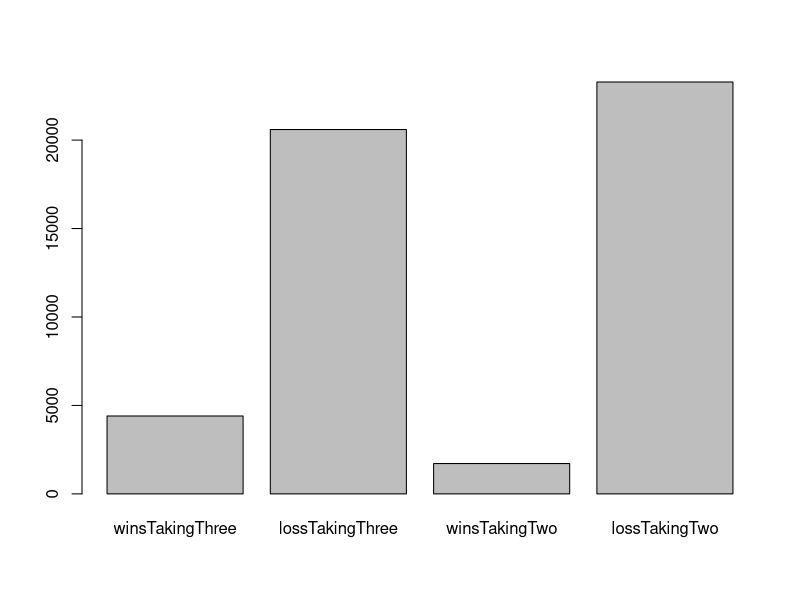

Here is the R script that generated this plot:
## ---- chunk 1
knitr::opts_chunk$set(echo = TRUE)
library(tidyverse)
## ---- chunk 2
trials <- 25000  ## Number of trials to run for simulation
timeLeft <- 30
pointsDown <- 3
threePtPercent <- 35  # Your % chance of making 3-pt shot
twoPtPercent <- 45  # Your % chance of making a 2-pt shot
oppTwoPtPercent <- 40  # Opponent % chance making 2-pter
oppFtPercent <- 80 # Opponent's FT %
timeToShoot2 <- 5  # How many seconds elapse to shoot a 2
timeToFoul <- 3  # How many seconds elapse to foul opponent
offenseReboundPercent <- 25  # % of regular offense rebound
ftReboundPercent <- 15  # % of offense rebound after missed FT
overtimePercent <- 50  # % chance of winning in overtime
i = 1 # initialize the simulation
## ---- chunk 3
## takeThree determines if we win in a given trial when we take a 3.  We first see if we make the 3.  Then we see if we can win in overtime
takeThree <- function() {
  if (sample(0:100, 1) <= threePtPercent) {
    if (sample(0:100, 1) <= overtimePercent) {
      return (TRUE)  # We won!!
    }
  }
  return (FALSE)  # We either missed the 3 or lost in OT
}
## ---- chunk 4
takeTwo <- function() {
  havePossession <- TRUE
  while(timeLeft > 0) {
    ## What to do if we have possession
    if (havePossession) {
      # If we are down by 3 or more, we take the
      # 2 quickly.  If we are down by 2 or less
      # We run down the clock first
      if (pointsDown >= 3) {
        timeLeft = timeLeft - timeToShoot2
      } else {
        timeLeft = 0
      }
      ## Do we make the shot?
      if (sample(0:100, 1) <= twoPtPercent) {
        pointsDown = pointsDown - 2
        havePossession = FALSE
      } else {
        # Does the opponent team rebound?
        # If so, we lose possession.
        # This doesn't really matter when we run
        # the clock down
        if (sample(0:100, 1) >= offenseReboundPercent) {
        havePossession = FALSE
        }
      }
    } else { 
      # cases where we don't have possession
      if (pointsDown > 0) { 
        # foul to get back possession
        # takes time to foul
        timeLeft = timeLeft - timeToFoul
        # opponent takes 2 free throws
        if (sample(0:100, 1) < oppFtPercent) {
          pointsDown = pointsDown + 1
        }
        if (sample(0:100, 1) < oppFtPercent) {
          pointsDown = pointsDown + 1
          havePossession = TRUE
        } else if (sample(0:100, 1) >= ftReboundPercent)  {
          # you were able to rebound the missed ft
          havePossession = TRUE
        }
      } else { 
        # tied or up so don't want to foul; assume opponent to run out clock and take
        if (sample(0:100, 1) < oppTwoPtPercent) {
          pointsDown = pointsDown + 2 # They made the 2
        }
        timeLeft = 0
      }
    }
  }
  ## now get the result of the sim
  if (pointsDown > 0) {
    return(FALSE) # you lost
  } else if (pointsDown < 0) {
    return (TRUE) # you won
  } else {
    if (sample(0:100, 1) < overtimePercent) {
      return(TRUE) # you won in overtime
    } else {
      return (FALSE) # you lost in overtime
    }
  }
}
## ---- chunk 5
takeThree()
takeTwo()
## ---- chunk 6
set.seed(1234)
simulation.results <- c()
## ---- chunk 7
while(i <= trials) {
  
  winsTakingThree <- 0
  lossTakingThree <- 0
  winsTakingTwo <- 0
  lossTakingTwo <- 0
  curTrial <- 0
  
  if (curTrial < trials) {
    # run a trial take the 3
    if (takeThree()) { 
      # did we win taking a 3?
      winsTakingThree = winsTakingThree + 1  # increment the wins
    } else {
      lossTakingThree = lossTakingThree + 1
    }
    # run a trial taking a 2
    if (takeTwo()) {
      winsTakingTwo = winsTakingTwo + 1
    } else {
      lossTakingTwo = lossTakingTwo + 1
    }
    curTrial = curTrial + 1
  }
  final <- c(winsTakingThree, lossTakingThree, winsTakingTwo, lossTakingTwo)
  simulation.results <- c(simulation.results, final)
  i <- i + 1 
}

## ---- chunk 8
sim.results.mat <- matrix(simulation.results, ncol=4, byrow=TRUE)
sim.results.df <- as.data.frame(sim.results.mat)
names(sim.results.df) <- c( 
  "winsTakingThree", "lossTakingThree", 
  "winsTakingTwo", "lossTakingTwo")

summary(sim.results.df)
perrcentResult <- sim.results.df %>% 
  summarise(winsTakingThree = paste0(round(100*mean(winsTakingThree), 2), "%"),
            lossTakingThree = paste0(round(100*mean(lossTakingThree), 2), "%"),
            winsTakingTwo = paste0(round(100*mean(winsTakingTwo), 2), "%"),
            lossTakingTwo = paste0(round(100*mean(lossTakingTwo), 2), "%"))
perrcentResult
## ---- chunk 9
sumResult <- sapply(sim.results.df, sum)

barplot(sumResult)
